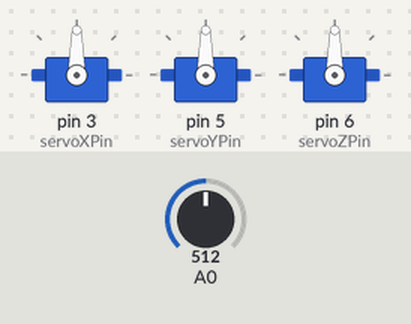
Bench run of a sketch on a simulated Arduino Uno, built with avr-gcc and run on an emulated ATmega328P. Parts: 3 × servo. The test bench sets the inputs (shaded band); at power-on: A0 = 512. What the sketch prints to the serial monitor is not drawn.

Above: at 1.2 s.
1.3 s: A0 set to 716
At 2.5 s:
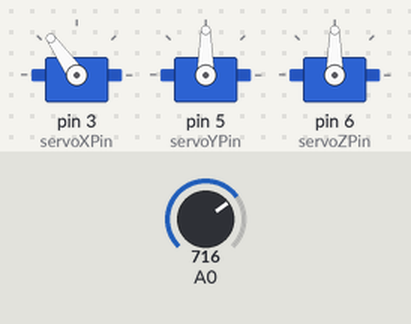
2.8 s: A0 set to 900
At 3.8 s:
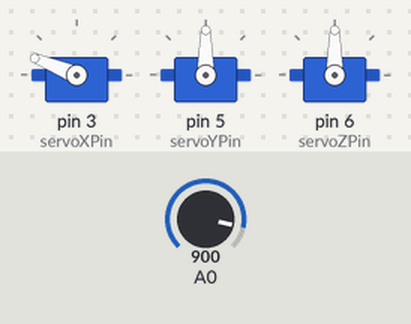
4.3 s: A0 set to 1023
At 4.9 s:
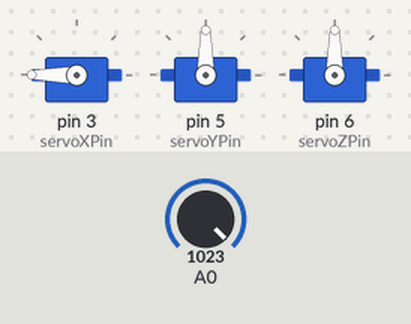
5.8 s: A0 set to 306
At 7.0 s:
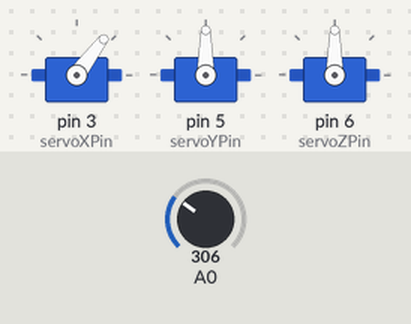
7.3 s: A0 set to 122
At 8.3 s:
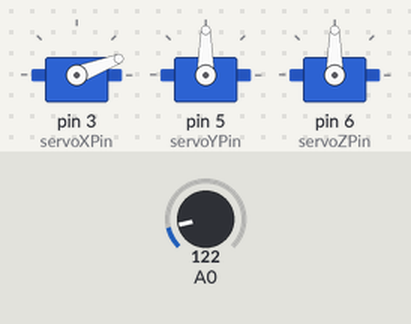
8.8 s: A0 set to 0
At 9.5 s:
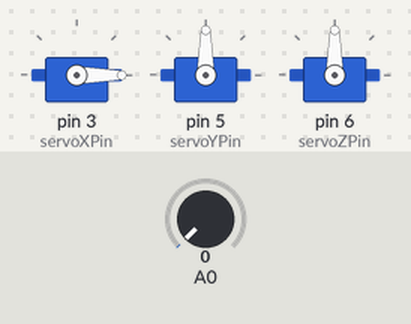
Timing chart, 0 to 11.3 s (numbered marks = the images above; inputs shaded):
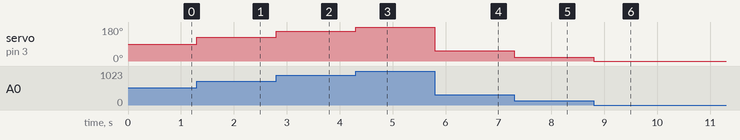

Measured:
- after the input at 1.3 s, servo on pin 3 (servoXPin): 90° → 125° at once
- after the input at 2.8 s, servo on pin 3 (servoXPin): 125° → 158° at once
- after the input at 4.3 s, servo on pin 3 (servoXPin): 158° → 180° at once
- after the input at 5.8 s, servo on pin 3 (servoXPin): 180° → 53° at once
- after the input at 7.3 s, servo on pin 3 (servoXPin): 53° → 21° at once
- after the input at 8.8 s, servo on pin 3 (servoXPin): 21° → 0° at once

The sketch:

week11_2axis-POT.ino
```cpp
#include <Servo.h>

Servo servoX;  // create servo object to control an X axis servo
Servo servoY;  // and for Y
Servo servoZ;

// (a maximum of eight servo objects can be created!)

int servoXPin = 3;  // what pins are our servos connected to?
int servoYPin = 5;
int servoZPin = 6;
int servoRPin = 9;

int posX = 0;    // variable to store the servo position
int posY = 0;
int posZ = 0; // variable to store the other servo position

void setup() {
  Serial.begin(9600);  // we're gonna use serial comm.

  // "attach" servos
  servoX.attach(servoXPin);  // attaches the servo on pin 10 to the servo object
  servoY.attach(servoYPin);
  servoZ.attach(servoZPin);// attaches the servo on pin 11 to the servo object
}

void loop() {
  // see if there is available serial data
//  if (Serial.available() > 1) {

    // read the incoming bytes
//    posX = Serial.read();
//    posY = Serial.read();
//  }


int posX = analogRead(0);
//int posY = analogRead(1);
//int posZ = analogRead(2);
int mappedVal = map(posX, 0, 1023, 0, 180);
int mappedVal2 = map(posY, 0, 1023, 0, 180);
int mappedVal3 = map(posZ, 0, 1023, 0, 180);


  // "write" for a servo motor just tells it what angle to go to
  servoX.write(mappedVal);
//  servoY.write(mappedVal2);
//  servoZ.write(mappedVal3);
  Serial.println(mappedVal);
}
```
